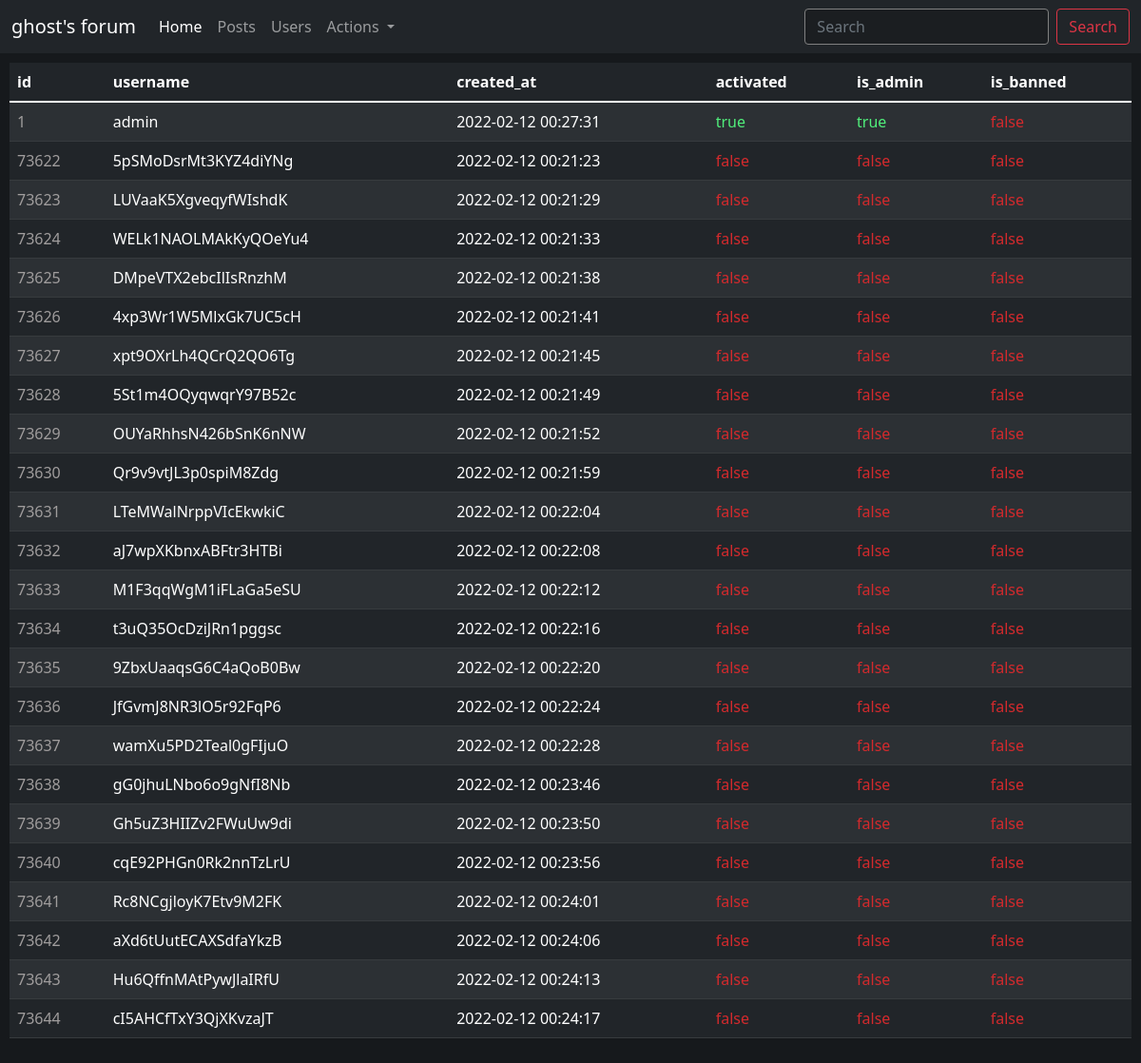
The page /users.php on the database its author committed.
### tables this page shows
CREATE TABLE `users` (
  `id` int(11) NOT NULL AUTO_INCREMENT,
  `username` varchar(25) NOT NULL,
  `email` varchar(255) NOT NULL,
  `password` varchar(255) NOT NULL,
  `is_admin` tinyint(1) NOT NULL DEFAULT 0,
  `active` tinyint(1) DEFAULT 0,
  `code` varchar(255) NOT NULL,
  `activation_expiry` datetime NOT NULL,
  `activated_at` datetime DEFAULT NULL,
  `created_at` timestamp NOT NULL DEFAULT current_timestamp(),
  `updated_at` datetime DEFAULT current_timestamp() ON UPDATE current_timestamp(),
  `is_banned` tinyint(1) NOT NULL DEFAULT 0,
  PRIMARY KEY (`id`)
);

### users.php (the view, shortened to what this page needs)
<?php
include "ySBygAiZxjA3Izh.php";
global $hd;
$db = $hd->prepare("SELECT * FROM users");
$db->execute();
$f = $db->fetchAll();
?>
<body>
<div style="padding: 10px; color: white;">
<table class="table table-dark table-striped" style="width: 100%; color: white;">
  <thead>
    <tr>
      <th scope="col">id</th>
      <th scope="col">username</th>
      <th scope="col">created_at</th>
      <th scope="col">activated</th>
      <th scope="col">is_admin</th>
      <th scope="col">is_banned</th>
    </tr>
  </thead>
  <tbody id="14842">
  <?php
      foreach ($f as $e) {
        $t_f = $e['active'] ? 'true' : 'false';
        if ($t_f == 'true') {$color = '#51ef7b';} else {$color = '#d32a2d';}
        $t_f2 = $e['is_admin'] ? 'true' : 'false';
        if ($t_f2 == 'true') {$color2 = '#51ef7b';} else {$color2 = '#d32a2d';}
        $t_f3 = $e['is_banned'] ? 'true' : 'false';
        if ($t_f3 == 'true') {$color3 = '#51ef7b';} else {$color3 = '#d32a2d';}
        echo '<tr><td style="color: #a09d9d;">'.htmlspecialchars($e['id']).'</td><td>'.htmlspecialchars($e['username']).'</td><td>'.htmlspecialchars($e['created_at']).'</td><td style="color: '.$color.';">'.$t_f.'</td><td style="color: '.$color2.';">'.$t_f2.'</td><td style="color: '.$color3.'">'.$t_f3.'</td></tr>';
      }
    ?>
  </tbody>
</table>
</div>
</body>

### ySBygAiZxjA3Izh.php (shortened to what this page needs)
<!DOCTYPE html>
<html lang="en">
<head>
  <link href="https://cdn.jsdelivr.net/npm/bootstrap@5.1.3/dist/css/bootstrap.min.css" rel="stylesheet">
</head>
<body style="background-color: #16191c; color: white;">
<nav class="navbar navbar-expand-lg navbar-dark bg-dark">
  <div class="container-fluid">
    <div class="collapse navbar-collapse" id="navbarTogglerDemo01">
      <a class="navbar-brand" href="index.php">ghost's forum</a>
      <ul class="navbar-nav me-auto mb-2 mb-lg-0">
        <li class="nav-item">
        <a class="nav-link active" aria-current="page" href="index.php">Home</a>
        </li>
        <li class="nav-item">
          <a class="nav-link" href="posts.php">Posts</a>
        </li>
        <li class="nav-item">
          <a class="nav-link" href="users.php">Users</a>
        </li>
        <li class="nav-item dropdown">
          <a class="nav-link dropdown-toggle" href="#" id="navbarDropdownMenuLink" role="button" data-bs-toggle="dropdown" aria-expanded="false">
            Actions
          </a>
        </li>
      </ul>
      <form class="d-flex">
        <input style="background-color: #1b1e21; border: 1px solid grey; color: white;" class="form-control me-2" type="search" placeholder="Search" aria-label="Search">
        <button class="btn btn-outline-danger" type="submit">Search</button>
      </form>
    </div>
  </div>
</nav>
</body>
</html>

### rows shown on the page
users: id "1", username "admin", created_at "2022-02-12 00:27:31", active "true", is_admin "true", is_banned "false"
users: id "73622", username "5pSMoDsrMt3KYZ4diYNg", created_at "2022-02-12 00:21:23", active "false", is_admin "false", is_banned "false"
users: id "73623", username "LUVaaK5XgveqyfWIshdK", created_at "2022-02-12 00:21:29", active "false", is_admin "false", is_banned "false"
users: id "73624", username "WELk1NAOLMAkKyQOeYu4", created_at "2022-02-12 00:21:33", active "false", is_admin "false", is_banned "false"
users: id "73625", username "DMpeVTX2ebcIlIsRnzhM", created_at "2022-02-12 00:21:38", active "false", is_admin "false", is_banned "false"
users: id "73626", username "4xp3Wr1W5MlxGk7UC5cH", created_at "2022-02-12 00:21:41", active "false", is_admin "false", is_banned "false"
users: id "73627", username "xpt9OXrLh4QCrQ2QO6Tg", created_at "2022-02-12 00:21:45", active "false", is_admin "false", is_banned "false"
users: id "73628", username "5St1m4OQyqwqrY97B52c", created_at "2022-02-12 00:21:49", active "false", is_admin "false", is_banned "false"
users: id "73629", username "OUYaRhhsN426bSnK6nNW", created_at "2022-02-12 00:21:52", active "false", is_admin "false", is_banned "false"
users: id "73630", username "Qr9v9vtJL3p0spiM8Zdg", created_at "2022-02-12 00:21:59", active "false", is_admin "false", is_banned "false"
users: id "73631", username "LTeMWalNrppVIcEkwkiC", created_at "2022-02-12 00:22:04", active "false", is_admin "false", is_banned "false"
users: id "73632", username "aJ7wpXKbnxABFtr3HTBi", created_at "2022-02-12 00:22:08", active "false", is_admin "false", is_banned "false"
users: id "73633", username "M1F3qqWgM1iFLaGa5eSU", created_at "2022-02-12 00:22:12", active "false", is_admin "false", is_banned "false"
users: id "73634", username "t3uQ35OcDziJRn1pggsc", created_at "2022-02-12 00:22:16", active "false", is_admin "false", is_banned "false"
users: id "73635", username "9ZbxUaaqsG6C4aQoB0Bw", created_at "2022-02-12 00:22:20", active "false", is_admin "false", is_banned "false"
users: id "73636", username "JfGvmJ8NR3lO5r92FqP6", created_at "2022-02-12 00:22:24", active "false", is_admin "false", is_banned "false"
users: id "73637", username "wamXu5PD2Teal0gFIjuO", created_at "2022-02-12 00:22:28", active "false", is_admin "false", is_banned "false"
users: id "73638", username "gG0jhuLNbo6o9gNfI8Nb", created_at "2022-02-12 00:23:46", active "false", is_admin "false", is_banned "false"
users: id "73639", username "Gh5uZ3HIIZv2FWuUw9di", created_at "2022-02-12 00:23:50", active "false", is_admin "false", is_banned "false"
users: id "73640", username "cqE92PHGn0Rk2nnTzLrU", created_at "2022-02-12 00:23:56", active "false", is_admin "false", is_banned "false"
users: id "73641", username "Rc8NCgjloyK7Etv9M2FK", created_at "2022-02-12 00:24:01", active "false", is_admin "false", is_banned "false"
users: id "73642", username "aXd6tUutECAXSdfaYkzB", created_at "2022-02-12 00:24:06", active "false", is_admin "false", is_banned "false"
users: id "73643", username "Hu6QffnMAtPywJlaIRfU", created_at "2022-02-12 00:24:13", active "false", is_admin "false", is_banned "false"
users: id "73644", username "cI5AHCfTxY3QjXKvzaJT", created_at "2022-02-12 00:24:17", active "false", is_admin "false", is_banned "false"
